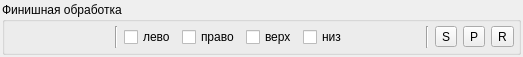
<?xml version="1.0" encoding="UTF-8"?>
<ui version="4.0">
 <class>FinishTaskF</class>
 <widget class="QWidget" name="FinishTaskF">
  <property name="geometry">
   <rect>
    <x>0</x>
    <y>0</y>
    <width>523</width>
    <height>53</height>
   </rect>
  </property>
  <property name="windowTitle">
   <string>Form</string>
  </property>
  <layout class="QVBoxLayout" name="verticalLayout">
   <property name="margin">
    <number>2</number>
   </property>
   <item>
    <widget class="QGroupBox" name="groupBox">
     <property name="styleSheet">
      <string notr="true"/>
     </property>
     <property name="title">
      <string>Финишная обработка</string>
     </property>
     <layout class="QVBoxLayout" name="verticalLayout_2">
      <property name="margin">
       <number>4</number>
      </property>
      <item>
       <layout class="QGridLayout" name="gridLayout">
        <item row="0" column="2">
         <spacer name="horizontalSpacer_2">
          <property name="orientation">
           <enum>Qt::Horizontal</enum>
          </property>
          <property name="sizeHint" stdset="0">
           <size>
            <width>40</width>
            <height>20</height>
           </size>
          </property>
         </spacer>
        </item>
        <item row="0" column="3">
         <layout class="QHBoxLayout" name="horizontalLayout">
          <item>
           <widget class="Line" name="line_3">
            <property name="orientation">
             <enum>Qt::Vertical</enum>
            </property>
           </widget>
          </item>
          <item>
           <widget class="QToolButton" name="startButton">
            <property name="text">
             <string>S</string>
            </property>
           </widget>
          </item>
          <item>
           <widget class="QToolButton" name="pauseButton">
            <property name="text">
             <string>P</string>
            </property>
           </widget>
          </item>
          <item>
           <widget class="QToolButton" name="readyButton">
            <property name="text">
             <string>R</string>
            </property>
           </widget>
          </item>
         </layout>
        </item>
        <item row="0" column="0">
         <widget class="ProductWidget" name="product" native="true">
          <property name="minimumSize">
           <size>
            <width>100</width>
            <height>22</height>
           </size>
          </property>
         </widget>
        </item>
        <item row="0" column="1">
         <layout class="QHBoxLayout" name="horizontalLayout_2">
          <item>
           <widget class="Line" name="line">
            <property name="orientation">
             <enum>Qt::Vertical</enum>
            </property>
           </widget>
          </item>
          <item>
           <widget class="QCheckBox" name="left">
            <property name="text">
             <string>лево</string>
            </property>
           </widget>
          </item>
          <item>
           <widget class="QCheckBox" name="right">
            <property name="text">
             <string>право</string>
            </property>
           </widget>
          </item>
          <item>
           <widget class="QCheckBox" name="top">
            <property name="text">
             <string>верх</string>
            </property>
           </widget>
          </item>
          <item>
           <widget class="QCheckBox" name="down">
            <property name="text">
             <string>низ</string>
            </property>
           </widget>
          </item>
         </layout>
        </item>
       </layout>
      </item>
     </layout>
    </widget>
   </item>
  </layout>
 </widget>
 <customwidgets>
  <customwidget>
   <class>ProductWidget</class>
   <extends>QWidget</extends>
   <header>widgets/stock/productwidget.h</header>
   <container>1</container>
  </customwidget>
 </customwidgets>
 <resources/>
 <connections/>
</ui>
